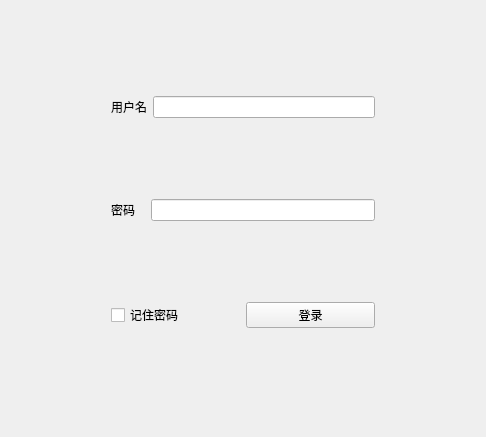
<?xml version="1.0" encoding="UTF-8"?>
<ui version="4.0">
 <class>Widget</class>
 <widget class="QWidget" name="Widget">
  <property name="geometry">
   <rect>
    <x>0</x>
    <y>0</y>
    <width>486</width>
    <height>437</height>
   </rect>
  </property>
  <property name="windowTitle">
   <string>登录界面</string>
  </property>
  <layout class="QGridLayout" name="gridLayout">
   <item row="1" column="1">
    <layout class="QVBoxLayout" name="verticalLayout">
     <item>
      <layout class="QHBoxLayout" name="horizontalLayout">
       <item>
        <widget class="QLabel" name="label_username">
         <property name="text">
          <string>用户名</string>
         </property>
        </widget>
       </item>
       <item>
        <widget class="QLineEdit" name="username_input"/>
       </item>
      </layout>
     </item>
     <item>
      <spacer name="verticalSpacer_4">
       <property name="orientation">
        <enum>Qt::Vertical</enum>
       </property>
       <property name="sizeType">
        <enum>QSizePolicy::Preferred</enum>
       </property>
       <property name="sizeHint" stdset="0">
        <size>
         <width>20</width>
         <height>10</height>
        </size>
       </property>
      </spacer>
     </item>
     <item>
      <layout class="QHBoxLayout" name="horizontalLayout_2">
       <item>
        <widget class="QLabel" name="label_password">
         <property name="text">
          <string>密码</string>
         </property>
        </widget>
       </item>
       <item>
        <spacer name="horizontalSpacer">
         <property name="orientation">
          <enum>Qt::Horizontal</enum>
         </property>
         <property name="sizeType">
          <enum>QSizePolicy::Preferred</enum>
         </property>
         <property name="sizeHint" stdset="0">
          <size>
           <width>10</width>
           <height>20</height>
          </size>
         </property>
        </spacer>
       </item>
       <item>
        <widget class="QLineEdit" name="password_input">
         <property name="echoMode">
          <enum>QLineEdit::Password</enum>
         </property>
        </widget>
       </item>
      </layout>
     </item>
     <item>
      <spacer name="verticalSpacer_3">
       <property name="orientation">
        <enum>Qt::Vertical</enum>
       </property>
       <property name="sizeType">
        <enum>QSizePolicy::Preferred</enum>
       </property>
       <property name="sizeHint" stdset="0">
        <size>
         <width>20</width>
         <height>10</height>
        </size>
       </property>
      </spacer>
     </item>
     <item>
      <layout class="QHBoxLayout" name="horizontalLayout_3">
       <item>
        <widget class="QCheckBox" name="checkBox_remember_password">
         <property name="text">
          <string>记住密码</string>
         </property>
        </widget>
       </item>
       <item>
        <widget class="QPushButton" name="pushButton_login">
         <property name="text">
          <string>登录</string>
         </property>
        </widget>
       </item>
      </layout>
     </item>
    </layout>
   </item>
   <item row="2" column="1">
    <spacer name="verticalSpacer">
     <property name="orientation">
      <enum>Qt::Vertical</enum>
     </property>
     <property name="sizeType">
      <enum>QSizePolicy::Preferred</enum>
     </property>
     <property name="sizeHint" stdset="0">
      <size>
       <width>20</width>
       <height>30</height>
      </size>
     </property>
    </spacer>
   </item>
   <item row="1" column="0">
    <spacer name="horizontalSpacer_3">
     <property name="orientation">
      <enum>Qt::Horizontal</enum>
     </property>
     <property name="sizeType">
      <enum>QSizePolicy::Preferred</enum>
     </property>
     <property name="sizeHint" stdset="0">
      <size>
       <width>100</width>
       <height>20</height>
      </size>
     </property>
    </spacer>
   </item>
   <item row="1" column="2">
    <spacer name="horizontalSpacer_2">
     <property name="orientation">
      <enum>Qt::Horizontal</enum>
     </property>
     <property name="sizeType">
      <enum>QSizePolicy::Preferred</enum>
     </property>
     <property name="sizeHint" stdset="0">
      <size>
       <width>100</width>
       <height>20</height>
      </size>
     </property>
    </spacer>
   </item>
   <item row="0" column="1">
    <spacer name="verticalSpacer_2">
     <property name="orientation">
      <enum>Qt::Vertical</enum>
     </property>
     <property name="sizeType">
      <enum>QSizePolicy::Preferred</enum>
     </property>
     <property name="sizeHint" stdset="0">
      <size>
       <width>20</width>
       <height>20</height>
      </size>
     </property>
    </spacer>
   </item>
  </layout>
 </widget>
 <resources/>
 <connections/>
</ui>
